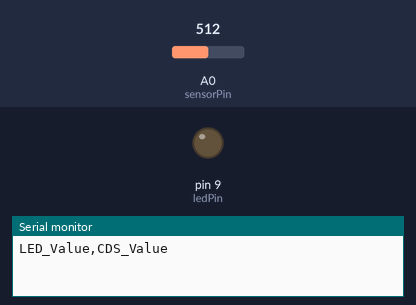
This sketch was run on a simulated Arduino Uno, built with avr-gcc and run on an emulated ATmega328P. Parts: output pins drawn as LEDs (lit = HIGH), the last lines printed to the serial monitor. Inputs (shaded band) come from the test bench; at power-on: A0 (sensorPin) = 512.

Above: at 0.05 s.
At 1.55 s:
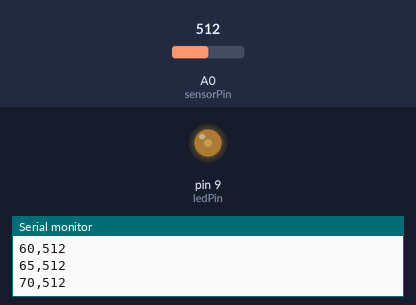
At 3.1 s:
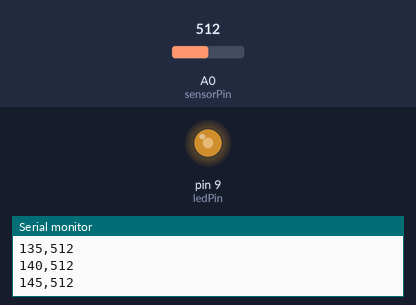
At 6.2 s:
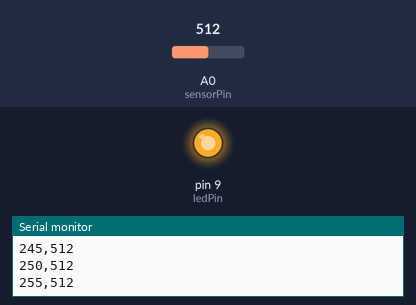
Timing chart, 0 to 8.1 s (numbered marks = the images above):
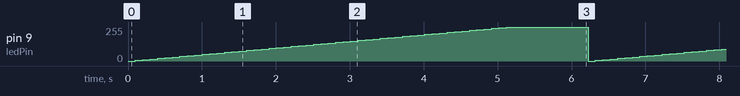

Measured:
- by itself, pin 9 (ledPin): ramps from 0/255 to 255/255 and jumps back, once every 6.2 s

The sketch:

Arudino21.ino
```cpp
const int sensorPin = A0;
const int ledPin = 9;

void setup() {
  Serial.begin(9600);
  pinMode(ledPin, OUTPUT);
  Serial.println("LED_Value,CDS_Value");
}

void loop() {
  for (int value = 0; value <= 255; value += 5) {
    analogWrite(ledPin, value);
    delay(100);
    int brightness = analogRead(sensorPin);
    Serial.print(value);
    Serial.print(",");
    Serial.println(brightness);
  }

  delay(1000);
}
```
